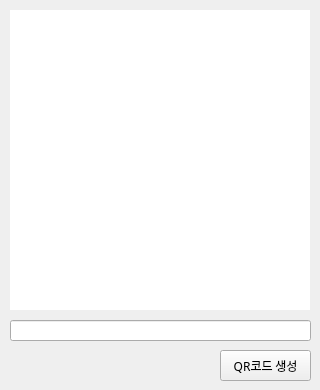
<?xml version="1.0" encoding="UTF-8"?>
<ui version="4.0">
 <class>Form</class>
 <widget class="QWidget" name="Form">
  <property name="geometry">
   <rect>
    <x>0</x>
    <y>0</y>
    <width>320</width>
    <height>390</height>
   </rect>
  </property>
  <property name="maximumSize">
   <size>
    <width>320</width>
    <height>390</height>
   </size>
  </property>
  <property name="font">
   <font>
    <family>맑은 고딕</family>
   </font>
  </property>
  <property name="windowTitle">
   <string>QR코드 생성기</string>
  </property>
  <widget class="QLabel" name="lblQrCode">
   <property name="geometry">
    <rect>
     <x>10</x>
     <y>10</y>
     <width>300</width>
     <height>300</height>
    </rect>
   </property>
   <property name="styleSheet">
    <string notr="true">background-color : white;</string>
   </property>
   <property name="text">
    <string/>
   </property>
   <property name="alignment">
    <set>Qt::AlignLeading|Qt::AlignLeft|Qt::AlignVCenter</set>
   </property>
  </widget>
  <widget class="QLineEdit" name="txtQrData">
   <property name="geometry">
    <rect>
     <x>10</x>
     <y>320</y>
     <width>301</width>
     <height>21</height>
    </rect>
   </property>
  </widget>
  <widget class="QPushButton" name="btnGenerate">
   <property name="geometry">
    <rect>
     <x>220</x>
     <y>350</y>
     <width>91</width>
     <height>31</height>
    </rect>
   </property>
   <property name="text">
    <string>QR코드 생성</string>
   </property>
  </widget>
 </widget>
 <resources/>
 <connections/>
</ui>
